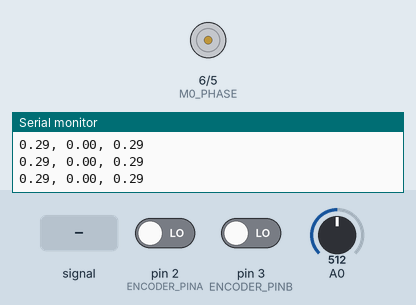
A sketch run on a simulated Arduino Uno, built with avr-gcc and run on an emulated ATmega328P. Shown: direction and speed pins drawn as motors (green arrow = direction pin HIGH = forward, orange = LOW = backward, longer = more drive), the last lines printed to the serial monitor. The test bench sets the inputs (shaded band); at power-on: A0 = 512, pin 2 (ENCODER_PINA) LOW, pin 3 (ENCODER_PINB) LOW.

Above: at 1.2 s.
1.3 s: A0 fed a 200 Hz sine of ±81 counts around its level
At 2.63 s:
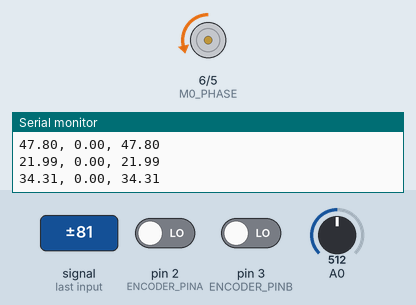
4.3 s: A0 set to 716
6.0 s: A0 set to 306
At 6.15 s:
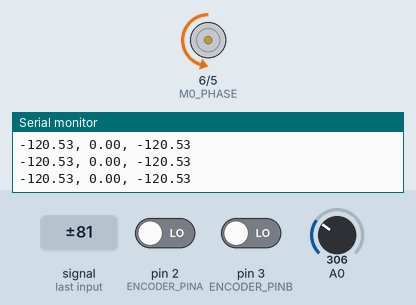
9.0 s: A0 fed a 2 Hz sine of ±306 counts around its level
12.0 s: A0 set to 900
At 14.7 s:
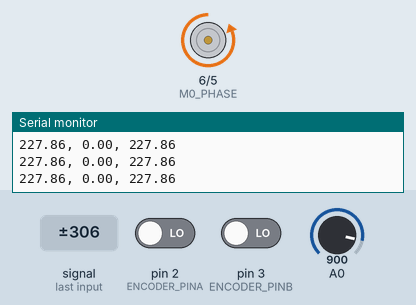
Timing chart, 0 to 16.0 s (numbered marks = the images above; inputs shaded):
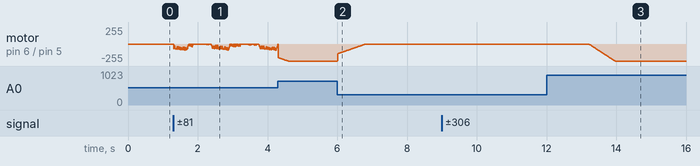

The sketch:

pidvel.ino
```cpp
// Define Pins
#define ENCODER_PINA 2
#define ENCODER_PINB 3
const int M0_PHASE = 4;
#define M0_PHASE 6
#define M0_PWM 5

#define GEAR_RATIO 30
#define PULSES_PER_REVOLUTION 12
#define MAX_PWM 255
#define MAX_SENSOR 1023
#define MAX_RPM 300
#define Kp 1.5
#define Ki 1.5
#define Kd 0
#define A 0.1

volatile int encoderCounts = 0;
unsigned long prevTime = 0;
float prevRotations = 0;
float integral = 0;
float prevVelocity = 0;
float prevError = 0;

// Encoder ISR functions
void encoderA();
void encoderB();

void setup() {
  // Initialize serial communication at 115200 bits per second
  Serial.begin(115200);

  // Initialize encoder, attach ISR functions
  pinMode(ENCODER_PINA, INPUT);
  pinMode(ENCODER_PINB, INPUT);
  attachInterrupt(digitalPinToInterrupt(ENCODER_PINA), encoderA, CHANGE);
  attachInterrupt(digitalPinToInterrupt(ENCODER_PINB), encoderB, CHANGE);
}

void loop() {
  int sensorValue = analogRead(A0);
  float targetVelocity = normalve(sensorValue, 0, MAX_SENSOR, -MAX_RPM, MAX_RPM);

  unsigned long currentTime = millis();
  unsigned long deltaTimeMs = currentTime - prevTime;
  if (deltaTimeMs < 10)
    return;
  prevTime = currentTime;
  float deltaTimeSec = (float)deltaTimeMs / 1000;

  // Convert encoder position to wheel rotations
  float rotations = (float)encoderCounts / (PULSES_PER_REVOLUTION * GEAR_RATIO);
  float deltaRotations = rotations - prevRotations;
  prevRotations = rotations;

  // Calculate wheel velocity in RPM units
  float velocity = (float)(deltaRotations * 60) / deltaTimeSec;
  float filteredVelocity = A * velocity + (1 - A) * prevVelocity;
  prevVelocity = filteredVelocity;
  // PID controller
  float error = targetVelocity - filteredVelocity;
  integral += error * deltaTimeSec;
  float derivative = (error - prevError) / deltaTimeSec;
  prevError = error;
  float output = Kp * error + Ki * integral + Kd * derivative;
  int pwm = min(abs(output), MAX_PWM);
  if (output >= 0) {
    analogWrite(M0_PWM, pwm);
    analogWrite(M0_PHASE, 0);
  } else {
    analogWrite(M0_PWM, 0);
    analogWrite(M0_PHASE, pwm);
  }
  Serial.print(targetVelocity);
  Serial.print(", ");
  Serial.print(filteredVelocity);
  Serial.print(", ");
  Serial.print(error);
  Serial.print("\n");
}

void encoderA() {
  if (digitalRead(ENCODER_PINA) == HIGH) {
    digitalRead(ENCODER_PINB) ? encoderCounts++ : encoderCounts--;
  } else {
    digitalRead(ENCODER_PINB) ? encoderCounts-- : encoderCounts++;
  }
}

void encoderB() {
  if (digitalRead(ENCODER_PINB) == HIGH) {
    digitalRead(ENCODER_PINA) ? encoderCounts-- : encoderCounts++;
  } else {
    digitalRead(ENCODER_PINA) ? encoderCounts++ : encoderCounts--;
  }
}

float normalve(int value, int oldMin, int oldMax, int newMin, int newMax) {
  int oldRange = oldMax - oldMin;
  int newRange = newMax - newMin;
  float scaledValue = (float)(value - oldMin) / oldRange;
  float normalizedValue = (float)(scaledValue * newRange) + newMin;
  return normalizedValue;
}
```

Measured:
- after the input at 6.0 s, motor on pin 6 (M0_PHASE) / pin 5 (M0_PWM): moves from backward 255/255 to stopped over 0.81 s, starting at once
- after the input at 12.0 s, motor on pin 6 (M0_PHASE) / pin 5 (M0_PWM): moves from stopped to backward 255/255 over 0.75 s, starting after 1.2 s
